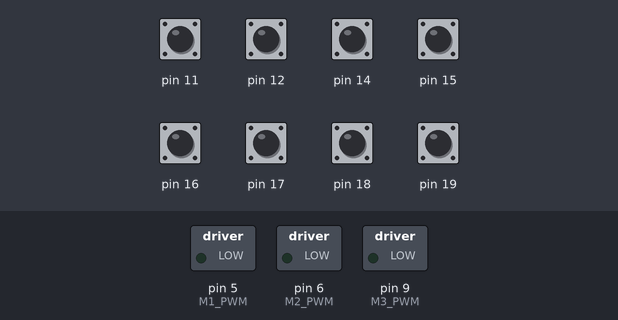
Recording of a sketch running on a simulated Arduino Uno, built with avr-gcc and run on an emulated ATmega328P. Shown: switched loads named in the sketch (green lamp = pin HIGH). The test bench sets the inputs (shaded band); at power-on: pin 11, pin 12, pin 14–19 HIGH. Random numbers use the default seed unless the sketch sets one; what the sketch prints to the serial monitor is not drawn.

Above: at 1.2 s.
1.3 s: pin 11 pulled LOW for 1 s
At 2.7 s:
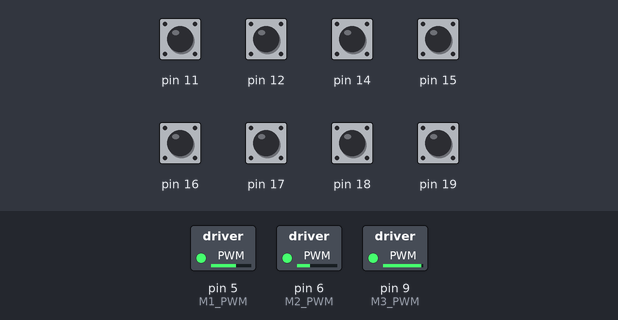
4.3 s: pin 12 pulled LOW for 1 s
At 5.3 s:
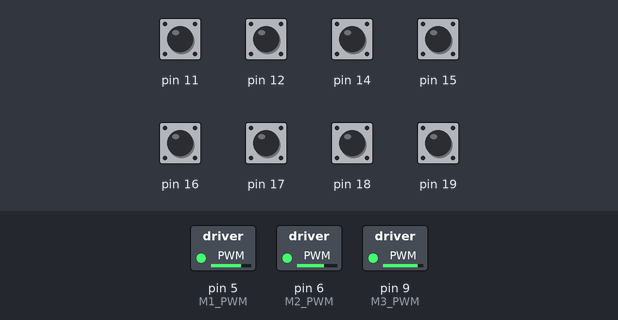
7.0 s: pin 14 pulled LOW for 0.15 s
At 7.11 s:
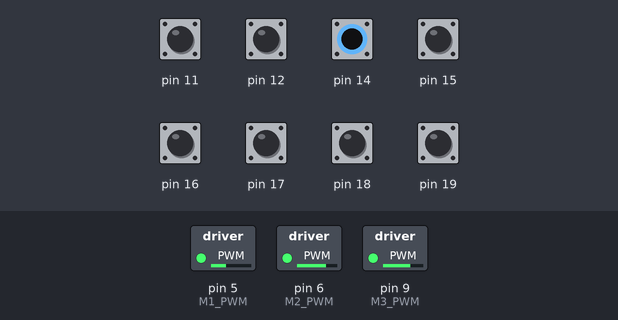
8.7 s: pin 15 pulled LOW for 1 s
At 9.4 s:
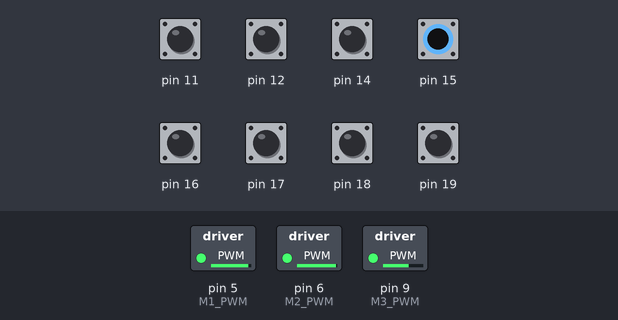
11.9 s: pin 11 pulled LOW for 0.15 s
At 12.7 s:
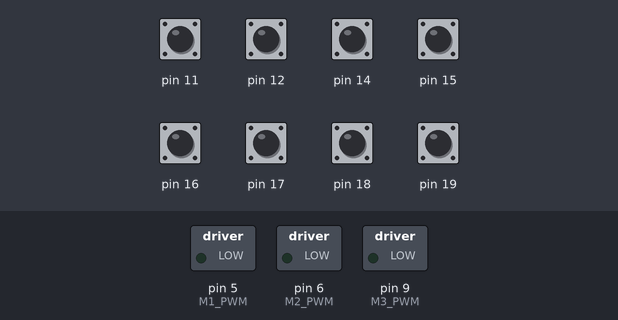
13.7 s: pin 12 pulled LOW for 1 s
At 14.56 s:
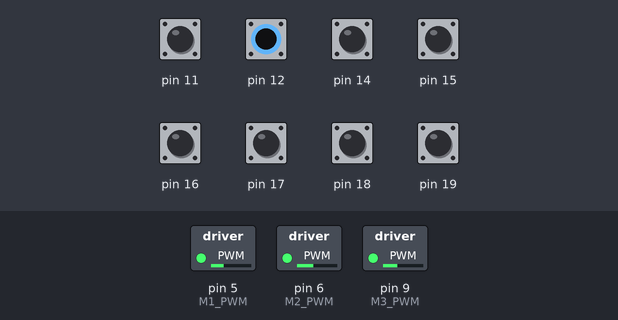
Timing chart, 0 to 16.7 s (numbered marks = the images above; inputs shaded):
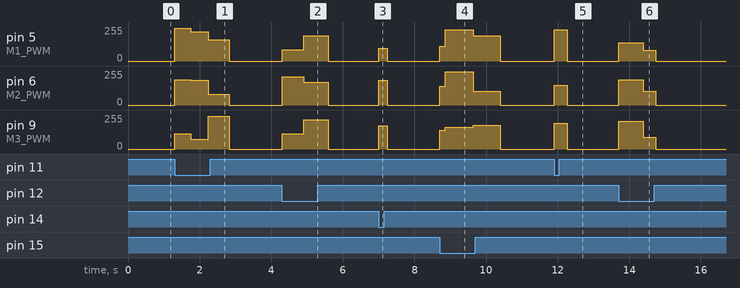

Measured:
- after the input at 1.3 s, pin 5 (M1_PWM): 0/255 → 244/255 at once, → 218/255 0.45 s later, → 158/255 0.48 s later, → 0/255 0.59 s later; pin 6 (M2_PWM): 0/255 → 188/255 at once, → 184/255 0.45 s later, → 82/255 0.48 s later, → 0/255 0.59 s later; pin 9 (M3_PWM): 0/255 → 113/255 at once, → 75/255 0.45 s later, → 244/255 0.48 s later, → 0/255 0.59 s later
- after the input at 4.3 s, pin 5 (M1_PWM): 0/255 → 84/255 at once, → 190/255 0.61 s later, → 0/255 0.68 s later; pin 6 (M2_PWM): 0/255 → 212/255 at once, → 172/255 0.61 s later, → 0/255 0.68 s later; pin 9 (M3_PWM): 0/255 → 115/255 at once, → 221/255 0.61 s later, → 0/255 0.68 s later
- after the input at 7.0 s, pin 5 (M1_PWM): 0/255 → 94/255 at once, → 0/255 0.23 s later; pin 6 (M2_PWM): 0/255 → 184/255 at once, → 0/255 0.23 s later; pin 9 (M3_PWM): 0/255 → 174/255 at once, → 0/255 0.23 s later
- after the input at 8.7 s, pin 5 (M1_PWM): 0/255 → 111/255 at once, → 236/255 0.15 s later, → 191/255 0.78 s later, → 0/255 0.76 s later; pin 6 (M2_PWM): 0/255 → 140/255 at once, → 248/255 0.15 s later, → 105/255 0.78 s later, → 0/255 0.76 s later
- after the input at 11.9 s, pin 5 (M1_PWM): 0/255 → 236/255 at once, → 0/255 0.36 s later; pin 6 (M2_PWM): 0/255 → 148/255 at once, → 0/255 0.36 s later; pin 9 (M3_PWM): 0/255 → 192/255 at once, → 0/255 0.36 s later
- after the input at 13.7 s, pin 5 (M1_PWM): 0/255 → 136/255 at once, → 80/255 0.68 s later, → 0/255 0.36 s later; pin 6 (M2_PWM): 0/255 → 190/255 at once, → 104/255 0.68 s later, → 0/255 0.36 s later; pin 9 (M3_PWM): 0/255 → 208/255 at once, → 90/255 0.68 s later, → 0/255 0.36 s later

The sketch:

OMNIB_Hack_AdvancedSwagDrive.ino
```cpp
#define S1_V 19
#define S1_G 18
#define S2_V 17
#define S2_G 16
#define S3_V 15
#define S3_G 14
#define S4_V 12
#define S4_G 11

#define M1_DIR 4
#define M1_PWM 5
#define M2_DIR 7
#define M2_PWM 6
#define M3_DIR 8
#define M3_PWM 9

#define LIFT_DIR 2
#define LIFT_PWM 3

//>>>>>>>>>>>>>>>>>>>>>>>>>> KEY ROBOT VARIABLES <<<<<<<<<<<<<<<<<<<<<<<<<<<<<<<
//RF Commands ----------------------------------------------------
bool enableSwag = false;
bool alreadySwaggin = false;
long swagTimer;
int swagActive;

int swagSpeeds[3];

// Maximum motor duty cycle [0 - 255]
uint8_t maxSpeed = 255;

// tuning paratmeter to get linearized motor speed.
double tune = 1;

// motor flipping
bool flipM1 = false;
bool flipM2 = false;
bool flipM3 = false;
bool flipM4 = true;


// >>>>>>>>>>>>>>>>>>>>>>>>>>>>>>>>> SETUP <<<<<<<<<<<<<<<<<<<<<<<<<<<<<<<<<<<<<
void setup() {
  Serial.begin(115200);
  Serial.println("OMNIB_Hack_SwagDrive V0.1.0 ..... (03/11/2025)");
  pinMode(19, INPUT_PULLUP);
  pinMode(18, INPUT_PULLUP);
  pinMode(17, INPUT_PULLUP);
  pinMode(16, INPUT_PULLUP);
  pinMode(15, INPUT_PULLUP);
  pinMode(14, INPUT_PULLUP);
  pinMode(12, INPUT_PULLUP);
  pinMode(11, INPUT_PULLUP);
}


// >>>>>>>>>>>>>>>>>>>>>>>>>>>>>>>>> LOOP <<<<<<<<<<<<<<<<<<<<<<<<<<<<<<<<<<<<<<
void loop() {
  getSwag();
  swagTime();
}


// >>>>>>>>>>>>>>>>>>>>> RADIO COMMAND PROCESSING <<<<<<<<<<<<<<<<<<<<<<<<<<<<<<
// Read reciever input pins to decide what robot is going to do
void getSwag(){
  // inputs stores meaured RF controller states, inputArr stores processed data
  int inputArr[8];
  int inputs[8] = {1, 1, 1, 1, 1, 1, 1, 1};

  // create time variable
  unsigned long t = millis();

  // sample for 5ms fo any pins going LOW. Deals with RF signal dropoouts.
  while(millis() < (t + 1)){
    if(digitalRead(18) == 0){
      inputs[0] = 0;
    }
    if(digitalRead(19) == 0){
      inputs[1] = 0;
    }
    if(digitalRead(16) == 0){
      inputs[2] = 0;
    }
    if(digitalRead(17) == 0){
      inputs[3] = 0;
    }
    if(digitalRead(14) == 0){
      inputs[4] = 0;
    }
    if(digitalRead(15) == 0){
      inputs[5] = 0;
    }
    if(digitalRead(11) == 0){
      inputs[6] = 0;
    }
    if(digitalRead(12) == 0){
      inputs[7] = 0;
    }
  }

  inputArr[0] = inputs[0];
  inputArr[1] = inputs[1];
  inputArr[2] = inputs[2];
  inputArr[3] = inputs[3];
  inputArr[4] = inputs[4];
  inputArr[5] = inputs[5];
  inputArr[6] = inputs[6];
  inputArr[7] = inputs[7];


  for(int i = 0; i < 8; i++){
    Serial.print(inputArr[i]);
    Serial.print(", ");
  }
  Serial.println();

  for(int i = 0; i < 8; i++){
    if(inputArr[i] == 0){
      if(!alreadySwaggin){
        enableSwag = true;
        swagTimer = millis() + random(20, 800);
        break;
      }
    }
  }

  if(millis() < swagTimer){
    if(!alreadySwaggin){
      alreadySwaggin = true;
      swagSpeeds[0] = random(75, 255);
      swagSpeeds[1] = random(75, 255);
      swagSpeeds[2] = random(75, 255);

      if(random(2) == 0){
        swagSpeeds[0] = -swagSpeeds[0];
      }
      if(random(2) == 0){
        swagSpeeds[1] = -swagSpeeds[1];
      }
       if(random(2) == 0){
        swagSpeeds[2] = -swagSpeeds[2];
      }
    }
  } else{
    swagSpeeds[0] = 0;
    swagSpeeds[1] = 0;
    swagSpeeds[2] = 0;
    alreadySwaggin = false;
    enableSwag = false;
  }
}

// >>>>>>>>>>>>>>>>>>>>>>>> ROBOT ACTION FUNCTIONS <<<<<<<<<<<<<<<<<<<<<<<<<<<<<
// prepare motors to coorinate bot movements
void swagTime(){
  if(swagSpeeds[0] < 0){
    digitalWrite(M1_DIR, LOW);
  } else {
    digitalWrite(M1_DIR, HIGH);
  }
  analogWrite(M1_PWM, int(abs(swagSpeeds[0])));

  if(swagSpeeds[1] < 0){
    digitalWrite(M2_DIR, LOW);
  } else {
    digitalWrite(M2_DIR, HIGH);
  }
  analogWrite(M2_PWM, int(abs(swagSpeeds[1])));

  if(swagSpeeds[2] < 0){
    digitalWrite(M3_DIR, LOW);
  } else {
    digitalWrite(M3_DIR, HIGH);
  }
  analogWrite(M3_PWM, int(abs(swagSpeeds[2])));
}
```
